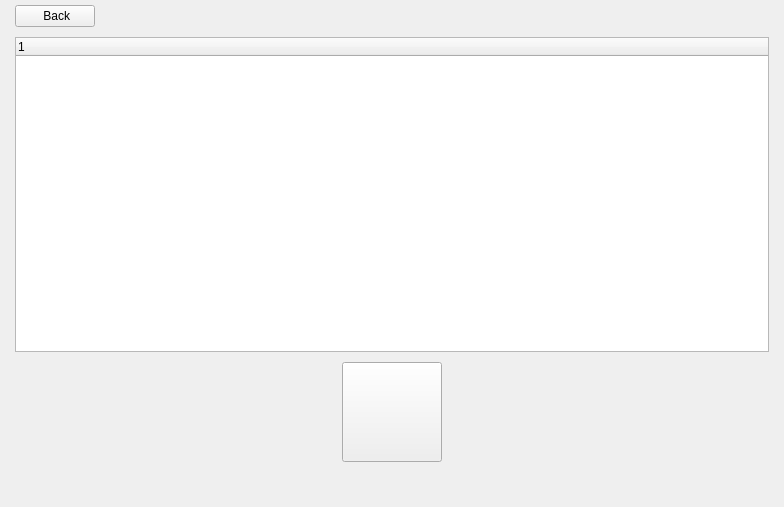
<?xml version="1.0" encoding="UTF-8"?>
<ui version="4.0">
 <class>SystemCleanerPage</class>
 <widget class="QWidget" name="SystemCleanerPage">
  <property name="geometry">
   <rect>
    <x>0</x>
    <y>0</y>
    <width>784</width>
    <height>507</height>
   </rect>
  </property>
  <property name="windowTitle">
   <string notr="true"/>
  </property>
  <layout class="QVBoxLayout" name="verticalLayout">
   <property name="spacing">
    <number>0</number>
   </property>
   <property name="leftMargin">
    <number>15</number>
   </property>
   <property name="topMargin">
    <number>0</number>
   </property>
   <property name="rightMargin">
    <number>15</number>
   </property>
   <property name="bottomMargin">
    <number>15</number>
   </property>
   <item>
    <widget class="QStackedWidget" name="stackedWidget">
     <property name="styleSheet">
      <string notr="true"/>
     </property>
     <property name="currentIndex">
      <number>1</number>
     </property>
     <widget class="QWidget" name="cleanerCategories">
      <layout class="QGridLayout" name="gridLayout_3">
       <property name="leftMargin">
        <number>0</number>
       </property>
       <property name="topMargin">
        <number>0</number>
       </property>
       <property name="rightMargin">
        <number>0</number>
       </property>
       <property name="bottomMargin">
        <number>0</number>
       </property>
       <property name="horizontalSpacing">
        <number>40</number>
       </property>
       <property name="verticalSpacing">
        <number>20</number>
       </property>
       <item row="2" column="3" alignment="Qt::AlignHCenter">
        <widget class="QLabel" name="crashReportsLabel">
         <property name="text">
          <string>Crash Reports</string>
         </property>
         <property name="alignment">
          <set>Qt::AlignCenter</set>
         </property>
         <property name="wordWrap">
          <bool>true</bool>
         </property>
        </widget>
       </item>
       <item row="1" column="3" alignment="Qt::AlignHCenter|Qt::AlignTop">
        <widget class="QLabel" name="crashReportsImgLabel">
         <property name="minimumSize">
          <size>
           <width>90</width>
           <height>90</height>
          </size>
         </property>
         <property name="maximumSize">
          <size>
           <width>90</width>
           <height>90</height>
          </size>
         </property>
         <property name="text">
          <string/>
         </property>
         <property name="pixmap">
          <pixmap resource="../../static.qrc">:/static/themes/default/img/c_crash.png</pixmap>
         </property>
         <property name="scaledContents">
          <bool>false</bool>
         </property>
         <property name="alignment">
          <set>Qt::AlignCenter</set>
         </property>
        </widget>
       </item>
       <item row="3" column="5" alignment="Qt::AlignHCenter">
        <widget class="QCheckBox" name="appCacheCheck">
         <property name="cursor">
          <cursorShape>PointingHandCursor</cursorShape>
         </property>
         <property name="focusPolicy">
          <enum>Qt::NoFocus</enum>
         </property>
         <property name="text">
          <string/>
         </property>
        </widget>
       </item>
       <item row="7" column="2" colspan="5">
        <spacer name="verticalSpacer_4">
         <property name="orientation">
          <enum>Qt::Vertical</enum>
         </property>
         <property name="sizeHint" stdset="0">
          <size>
           <width>20</width>
           <height>0</height>
          </size>
         </property>
        </spacer>
       </item>
       <item row="1" column="1">
        <spacer name="horizontalSpacer_2">
         <property name="orientation">
          <enum>Qt::Horizontal</enum>
         </property>
         <property name="sizeHint" stdset="0">
          <size>
           <width>40</width>
           <height>20</height>
          </size>
         </property>
        </spacer>
       </item>
       <item row="1" column="5" alignment="Qt::AlignHCenter">
        <widget class="QLabel" name="appCacheImgLabel">
         <property name="minimumSize">
          <size>
           <width>90</width>
           <height>90</height>
          </size>
         </property>
         <property name="maximumSize">
          <size>
           <width>90</width>
           <height>90</height>
          </size>
         </property>
         <property name="text">
          <string/>
         </property>
         <property name="pixmap">
          <pixmap resource="../../static.qrc">:/static/themes/default/img/c_cache.png</pixmap>
         </property>
         <property name="alignment">
          <set>Qt::AlignCenter</set>
         </property>
        </widget>
       </item>
       <item row="2" column="4" alignment="Qt::AlignHCenter">
        <widget class="QLabel" name="logLabel">
         <property name="text">
          <string>Application Logs</string>
         </property>
         <property name="alignment">
          <set>Qt::AlignCenter</set>
         </property>
         <property name="wordWrap">
          <bool>true</bool>
         </property>
        </widget>
       </item>
       <item row="1" column="6" alignment="Qt::AlignHCenter">
        <widget class="QLabel" name="trashImgLabel">
         <property name="minimumSize">
          <size>
           <width>90</width>
           <height>90</height>
          </size>
         </property>
         <property name="maximumSize">
          <size>
           <width>90</width>
           <height>90</height>
          </size>
         </property>
         <property name="text">
          <string/>
         </property>
         <property name="pixmap">
          <pixmap resource="../../static.qrc">:/static/themes/default/img/c_trash.png</pixmap>
         </property>
         <property name="alignment">
          <set>Qt::AlignCenter</set>
         </property>
        </widget>
       </item>
       <item row="2" column="5" alignment="Qt::AlignHCenter">
        <widget class="QLabel" name="appCacheLabel">
         <property name="text">
          <string>Application Caches</string>
         </property>
         <property name="alignment">
          <set>Qt::AlignCenter</set>
         </property>
         <property name="wordWrap">
          <bool>true</bool>
         </property>
        </widget>
       </item>
       <item row="1" column="2" alignment="Qt::AlignHCenter">
        <widget class="QLabel" name="packageCacheImgLabel">
         <property name="minimumSize">
          <size>
           <width>90</width>
           <height>90</height>
          </size>
         </property>
         <property name="maximumSize">
          <size>
           <width>90</width>
           <height>90</height>
          </size>
         </property>
         <property name="textFormat">
          <enum>Qt::AutoText</enum>
         </property>
         <property name="pixmap">
          <pixmap resource="../../static.qrc">:/static/themes/default/img/c_package.png</pixmap>
         </property>
         <property name="scaledContents">
          <bool>false</bool>
         </property>
         <property name="alignment">
          <set>Qt::AlignCenter</set>
         </property>
        </widget>
       </item>
       <item row="3" column="6" alignment="Qt::AlignHCenter">
        <widget class="QCheckBox" name="trashCheck">
         <property name="cursor">
          <cursorShape>PointingHandCursor</cursorShape>
         </property>
         <property name="focusPolicy">
          <enum>Qt::NoFocus</enum>
         </property>
         <property name="text">
          <string/>
         </property>
        </widget>
       </item>
       <item row="3" column="3" alignment="Qt::AlignHCenter">
        <widget class="QCheckBox" name="crashReportsCheck">
         <property name="cursor">
          <cursorShape>PointingHandCursor</cursorShape>
         </property>
         <property name="focusPolicy">
          <enum>Qt::NoFocus</enum>
         </property>
         <property name="text">
          <string/>
         </property>
        </widget>
       </item>
       <item row="5" column="4" alignment="Qt::AlignHCenter">
        <widget class="QPushButton" name="scanBtn">
         <property name="minimumSize">
          <size>
           <width>100</width>
           <height>100</height>
          </size>
         </property>
         <property name="cursor">
          <cursorShape>PointingHandCursor</cursorShape>
         </property>
         <property name="focusPolicy">
          <enum>Qt::NoFocus</enum>
         </property>
         <property name="text">
          <string/>
         </property>
         <property name="iconSize">
          <size>
           <width>100</width>
           <height>100</height>
          </size>
         </property>
        </widget>
       </item>
       <item row="4" column="4">
        <spacer name="verticalSpacer_5">
         <property name="orientation">
          <enum>Qt::Vertical</enum>
         </property>
         <property name="sizeType">
          <enum>QSizePolicy::Fixed</enum>
         </property>
         <property name="sizeHint" stdset="0">
          <size>
           <width>20</width>
           <height>30</height>
          </size>
         </property>
        </spacer>
       </item>
       <item row="3" column="2" alignment="Qt::AlignHCenter|Qt::AlignTop">
        <widget class="QCheckBox" name="packageCacheCheck">
         <property name="cursor">
          <cursorShape>PointingHandCursor</cursorShape>
         </property>
         <property name="focusPolicy">
          <enum>Qt::NoFocus</enum>
         </property>
         <property name="text">
          <string/>
         </property>
        </widget>
       </item>
       <item row="2" column="6" alignment="Qt::AlignHCenter">
        <widget class="QLabel" name="trashLabel">
         <property name="text">
          <string>Trash</string>
         </property>
         <property name="alignment">
          <set>Qt::AlignCenter</set>
         </property>
         <property name="wordWrap">
          <bool>true</bool>
         </property>
        </widget>
       </item>
       <item row="1" column="4" alignment="Qt::AlignHCenter|Qt::AlignTop">
        <widget class="QLabel" name="logImageLabel">
         <property name="minimumSize">
          <size>
           <width>90</width>
           <height>90</height>
          </size>
         </property>
         <property name="maximumSize">
          <size>
           <width>90</width>
           <height>90</height>
          </size>
         </property>
         <property name="text">
          <string/>
         </property>
         <property name="pixmap">
          <pixmap resource="../../static.qrc">:/static/themes/default/img/c_logs.png</pixmap>
         </property>
         <property name="alignment">
          <set>Qt::AlignCenter</set>
         </property>
        </widget>
       </item>
       <item row="2" column="2" alignment="Qt::AlignHCenter">
        <widget class="QLabel" name="packageCacheLabel">
         <property name="text">
          <string>Package Caches</string>
         </property>
         <property name="alignment">
          <set>Qt::AlignCenter</set>
         </property>
         <property name="wordWrap">
          <bool>true</bool>
         </property>
        </widget>
       </item>
       <item row="3" column="4" alignment="Qt::AlignHCenter">
        <widget class="QCheckBox" name="logCheck">
         <property name="cursor">
          <cursorShape>PointingHandCursor</cursorShape>
         </property>
         <property name="focusPolicy">
          <enum>Qt::NoFocus</enum>
         </property>
         <property name="text">
          <string/>
         </property>
        </widget>
       </item>
       <item row="1" column="8">
        <spacer name="horizontalSpacer_3">
         <property name="orientation">
          <enum>Qt::Horizontal</enum>
         </property>
         <property name="sizeHint" stdset="0">
          <size>
           <width>40</width>
           <height>20</height>
          </size>
         </property>
        </spacer>
       </item>
       <item row="0" column="4">
        <spacer name="verticalSpacer">
         <property name="orientation">
          <enum>Qt::Vertical</enum>
         </property>
         <property name="sizeHint" stdset="0">
          <size>
           <width>20</width>
           <height>100</height>
          </size>
         </property>
        </spacer>
       </item>
       <item row="6" column="4" alignment="Qt::AlignHCenter">
        <widget class="QLabel" name="loading">
         <property name="minimumSize">
          <size>
           <width>100</width>
           <height>100</height>
          </size>
         </property>
         <property name="text">
          <string/>
         </property>
        </widget>
       </item>
      </layout>
     </widget>
     <widget class="QWidget" name="cleanerPage">
      <layout class="QVBoxLayout" name="verticalLayout_2">
       <property name="spacing">
        <number>0</number>
       </property>
       <property name="leftMargin">
        <number>0</number>
       </property>
       <property name="topMargin">
        <number>5</number>
       </property>
       <property name="rightMargin">
        <number>0</number>
       </property>
       <property name="bottomMargin">
        <number>0</number>
       </property>
       <item>
        <widget class="QWidget" name="gridWidget" native="true">
         <layout class="QGridLayout" name="gridLayout">
          <property name="leftMargin">
           <number>0</number>
          </property>
          <property name="topMargin">
           <number>0</number>
          </property>
          <property name="rightMargin">
           <number>0</number>
          </property>
          <property name="bottomMargin">
           <number>0</number>
          </property>
          <property name="horizontalSpacing">
           <number>0</number>
          </property>
          <property name="verticalSpacing">
           <number>10</number>
          </property>
          <item row="0" column="0" alignment="Qt::AlignLeft">
           <widget class="QPushButton" name="backButtton">
            <property name="cursor">
             <cursorShape>PointingHandCursor</cursorShape>
            </property>
            <property name="focusPolicy">
             <enum>Qt::NoFocus</enum>
            </property>
            <property name="text">
             <string> Back</string>
            </property>
            <property name="icon">
             <iconset resource="../../static.qrc">
              <normaloff>:/static/themes/default/img/back.svg</normaloff>:/static/themes/default/img/back.svg</iconset>
            </property>
            <property name="iconSize">
             <size>
              <width>20</width>
              <height>20</height>
             </size>
            </property>
           </widget>
          </item>
          <item row="3" column="3">
           <spacer name="horizontalSpacer_5">
            <property name="orientation">
             <enum>Qt::Horizontal</enum>
            </property>
            <property name="sizeHint" stdset="0">
             <size>
              <width>40</width>
              <height>20</height>
             </size>
            </property>
           </spacer>
          </item>
          <item row="3" column="0">
           <spacer name="horizontalSpacer_4">
            <property name="orientation">
             <enum>Qt::Horizontal</enum>
            </property>
            <property name="sizeHint" stdset="0">
             <size>
              <width>40</width>
              <height>20</height>
             </size>
            </property>
           </spacer>
          </item>
          <item row="1" column="0" rowspan="2" colspan="4">
           <widget class="QTreeWidget" name="scanResultTreeW">
            <property name="font">
             <font>
              <stylestrategy>PreferAntialias</stylestrategy>
             </font>
            </property>
            <property name="cursor" stdset="0">
             <cursorShape>ArrowCursor</cursorShape>
            </property>
            <property name="focusPolicy">
             <enum>Qt::NoFocus</enum>
            </property>
            <property name="styleSheet">
             <string notr="true"/>
            </property>
            <property name="editTriggers">
             <set>QAbstractItemView::NoEditTriggers</set>
            </property>
            <property name="selectionMode">
             <enum>QAbstractItemView::NoSelection</enum>
            </property>
            <property name="textElideMode">
             <enum>Qt::ElideMiddle</enum>
            </property>
            <property name="horizontalScrollMode">
             <enum>QAbstractItemView::ScrollPerItem</enum>
            </property>
            <property name="animated">
             <bool>true</bool>
            </property>
            <attribute name="headerVisible">
             <bool>true</bool>
            </attribute>
            <column>
             <property name="text">
              <string notr="true">1</string>
             </property>
            </column>
           </widget>
          </item>
          <item row="3" column="1" alignment="Qt::AlignHCenter">
           <widget class="QPushButton" name="cleanBtn">
            <property name="sizePolicy">
             <sizepolicy hsizetype="Fixed" vsizetype="Fixed">
              <horstretch>0</horstretch>
              <verstretch>0</verstretch>
             </sizepolicy>
            </property>
            <property name="minimumSize">
             <size>
              <width>100</width>
              <height>100</height>
             </size>
            </property>
            <property name="maximumSize">
             <size>
              <width>100</width>
              <height>100</height>
             </size>
            </property>
            <property name="cursor">
             <cursorShape>PointingHandCursor</cursorShape>
            </property>
            <property name="focusPolicy">
             <enum>Qt::NoFocus</enum>
            </property>
            <property name="styleSheet">
             <string notr="true"/>
            </property>
            <property name="text">
             <string/>
            </property>
           </widget>
          </item>
          <item row="0" column="1" alignment="Qt::AlignHCenter">
           <widget class="QLabel" name="removedTotalSizeLbl">
            <property name="minimumSize">
             <size>
              <width>20</width>
              <height>0</height>
             </size>
            </property>
            <property name="styleSheet">
             <string notr="true"/>
            </property>
            <property name="text">
             <string/>
            </property>
           </widget>
          </item>
          <item row="4" column="1">
           <widget class="QLabel" name="loading_2">
            <property name="minimumSize">
             <size>
              <width>100</width>
              <height>20</height>
             </size>
            </property>
            <property name="maximumSize">
             <size>
              <width>16777215</width>
              <height>20</height>
             </size>
            </property>
            <property name="text">
             <string/>
            </property>
           </widget>
          </item>
         </layout>
        </widget>
       </item>
      </layout>
     </widget>
    </widget>
   </item>
  </layout>
 </widget>
 <resources>
  <include location="../../static.qrc"/>
 </resources>
 <connections/>
</ui>
